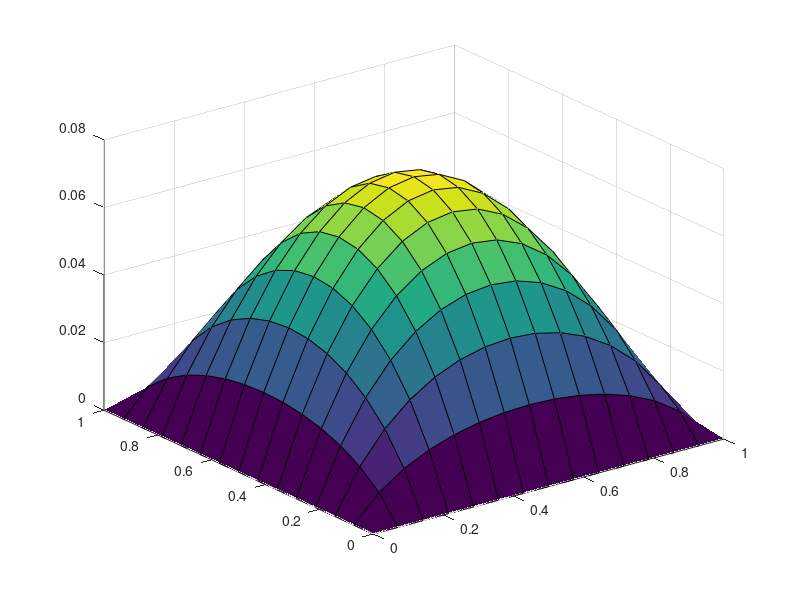

This figure's MATLAB source: (Note: this script raises an error after producing the figure.)
%3.6  femcode.m

% [p,t,b] = squaregrid(m,n) % create grid of N=mn nodes to be listed in p
% generate mesh of T=2(m-1)(n-1) right triangles in unit square

% Create Grid over [0,1]x[0,1]

m=15; n=15; % includes boundary nodes, mesh spacing 1/(m-1) and 1/(n-1)
[x,y]=ndgrid((0:m-1)/(m-1),(0:n-1)/(n-1)); % matlab forms x and y lists

% Node Labelling
p=[x(:),y(:)]; % N by 2 matrix listing x,y coordinates of all N=m*n nodes
t=[1,2,m+2; 1,m+2,m+1]; % 3 node numbers for two triangles in first square
t=kron(t,ones(m-1,1))+kron(ones(size(t)),(0:m-2)');
% now t lists 3 node numbers of 2(m-1) triangles in the first mesh row
t=kron(t,ones(n-1,1))+kron(ones(size(t)),(0:n-2)'*m);
% final t lists 3 node numbers of all triangles in T by 3 matrix 
b=[1:m,m+1:m:m*n,2*m:m:m*n,m*n-m+2:m*n-1]; % bottom, left, right, top 
% b = numbers of all 2m+2n **boundary nodes** preparing for U(b)=0


% [K,F] = assemble(p,t) % K and F for any mesh of triangles: linear phi's
N=size(p,1);T=size(t,1); % number of nodes, number of triangles
% p lists x,y coordinates of N nodes, t lists triangles by 3 node numbers
K=sparse(N,N); % zero matrix in sparse format: zeros(N) would be "dense"
F=zeros(N,1); % load vector F to hold integrals of phi's times load f(x,y)

for e=1:T  % integration over one triangular element at a time
  nodes=t(e,:); % row of t = node numbers of the 3 corners of triangle e
  Pe=[ones(3,1),p(nodes,:)]; % 3 by 3 matrix with rows=[1 xcorner ycorner] 
  Area=abs(det(Pe))/2; % area of triangle e = half of parallelogram area
  C=inv(Pe); % columns of C are coeffs in a+bx+cy to give phi=1,0,0 at nodes
  % now compute 3 by 3 Ke and 3 by 1 Fe for element e
  grad=C(2:3,:);Ke=Area*grad'*grad; % element matrix from slopes b,c in grad
  Fe=Area/3; % integral of phi over triangle is volume of pyramid: f(x,y)=1
  % multiply Fe by f at centroid for load f(x,y): one-point quadrature!
  % centroid would be mean(p(nodes,:)) = average of 3 node coordinates
  K(nodes,nodes)=K(nodes,nodes)+Ke; % add Ke to 9 entries of global K
  F(nodes)=F(nodes)+Fe; % add Fe to 3 components of load vector F
end   % all T element matrices and vectors now assembled into K and F

% [Kb,Fb] = dirichlet(K,F,b) % assembled K was singular! K*ones(N,1)=0
% Implement Dirichlet boundary conditions U(b)=0 at nodes in list b
K(b,:)=0; K(:,b)=0; F(b)=0; % put zeros in boundary rows/columns of K and F 
K(b,b)=speye(length(b),length(b)); % put I into boundary submatrix of K
Kb=K; Fb=F; % Stiffness matrix Kb (sparse format) and load vector Fb

% Solving for the vector U will produce U(b)=0 at boundary nodes
U=Kb\Fb;  % The FEM approximation is U_1 phi_1 + ... + U_N phi_N

% Exact Solution

% Create mxn matrix for U for plotting and error estimate using reshape 
U_m=reshape(U, [m,n]) % Converts N-vector U back into mxn matrix 

% Plot the FEM approximation U(x,y) with values U_1 to U_N at the nodes 
trisurf(t,p(:,1),p(:,2),0*p(:,1),U,'edgecolor','k','facecolor','interp');
view(2),axis equal,colorbar

% Plot Surface
surf(x,y,U_m) % Solution Plot



% Error
norm(U_m-u_exact,1) % gives L1 norm  
norm(U_m-u_exact,2) % gives L2 norm 
norm(U_m-u_exact,'inf') % gives infinity norm 

